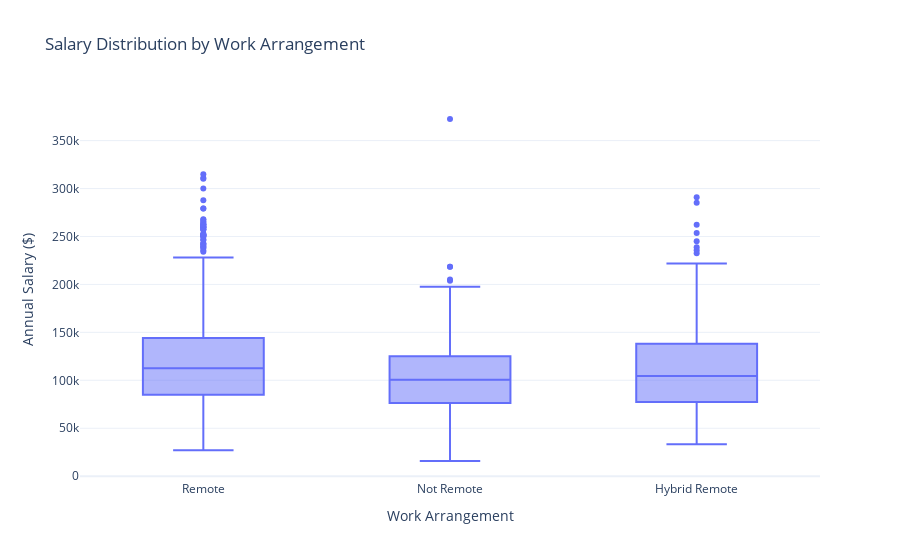

Write notebook code for a chart like this one.
### Markdown cell above
### Code block for eda.qmd: 
#### 5.1.1 Salary by Remote Work Type

### Code cell
# 5.1.1 Visual - Compensation
import plotly.express as px
import pandas as pd

values_to_exclude = ['Unknown', '[None]']
df_filtered = df[~df['REMOTE_TYPE_NAME'].isin(values_to_exclude)]

fig1 = px.box(
    df_filtered,
    x="REMOTE_TYPE_NAME",
    y="SALARY",
    title="Salary Distribution by Work Arrangement",
    labels={"REMOTE_TYPE_NAME": "Work Arrangement", "SALARY": "Annual Salary ($)"}
)
fig1.show()
fig1.write_image("figures/salary_by_work_arrangement.png", scale=2)

### Figure 1 — Plotly figure (JSON) as saved in the notebook; plotly's stock layout.template omitted (floating-point values rounded to 4 significant figures; data arrays with more than 128 entries replaced by an {"elided": "..."} marker saying what was removed)
{"data": [{"alignmentgroup": "True", "hovertemplate": "Work Arrangement=%{x}<br>Annual Salary ($)=%{y}<extra></extra>", "legendgroup": "", "marker": {"color": "#636efa"}, "name": "", "notched": false, "offsetgroup": "", "orientation": "v", "showlegend": false, "type": "box", "x": {"elided": "11040 str values"}, "x0": " ", "xaxis": "x", "y": {"elided": "11040 float values"}, "y0": " ", "yaxis": "y"}], "layout": {"boxmode": "group", "legend": {"tracegroupgap": 0}, "title": {"text": "Salary Distribution by Work Arrangement"}, "xaxis": {"anchor": "y", "domain": [0, 1], "title": {"text": "Work Arrangement"}}, "yaxis": {"anchor": "x", "domain": [0, 1], "title": {"text": "Annual Salary ($)"}}}}
